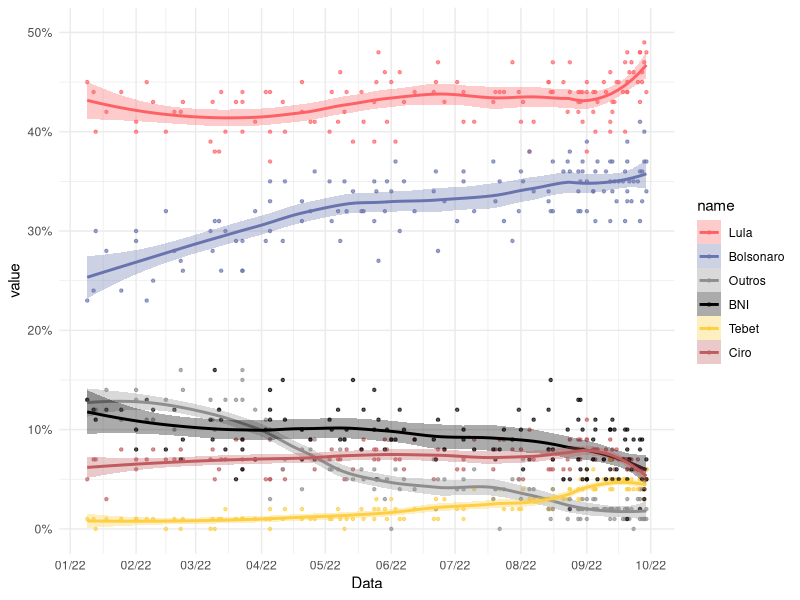
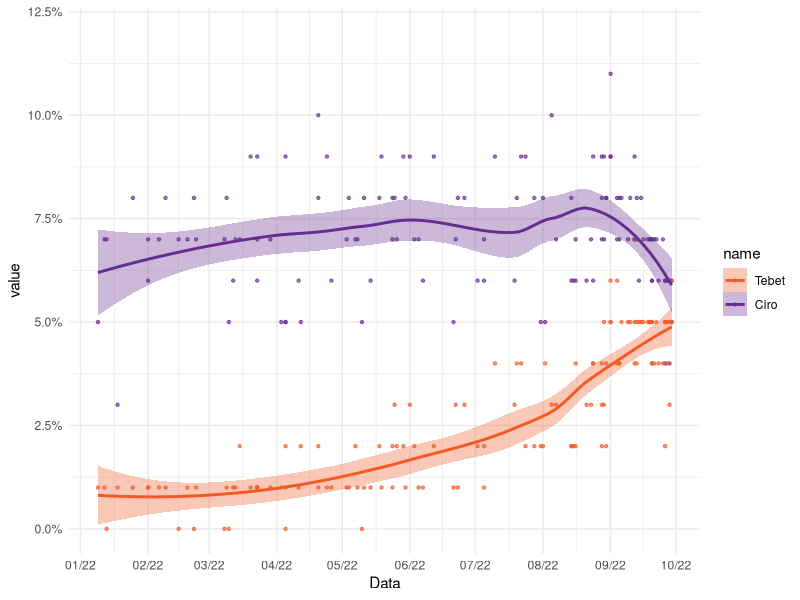
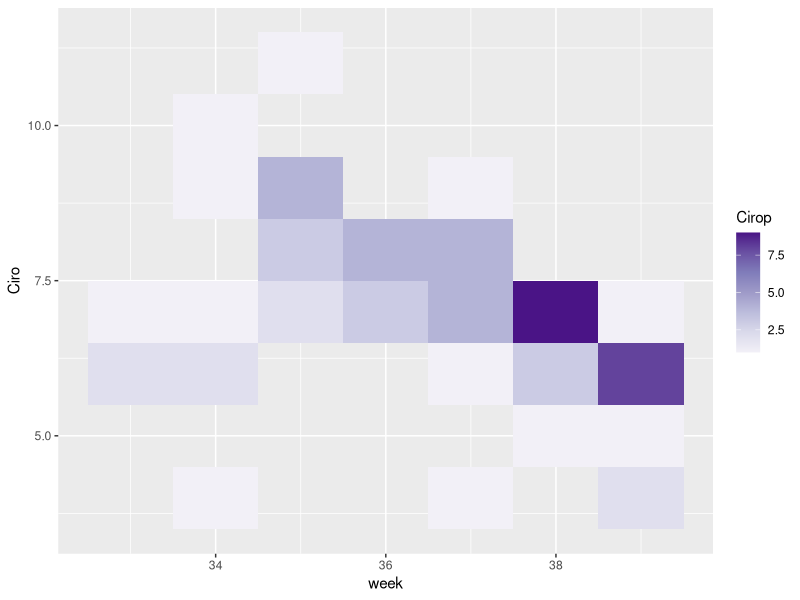
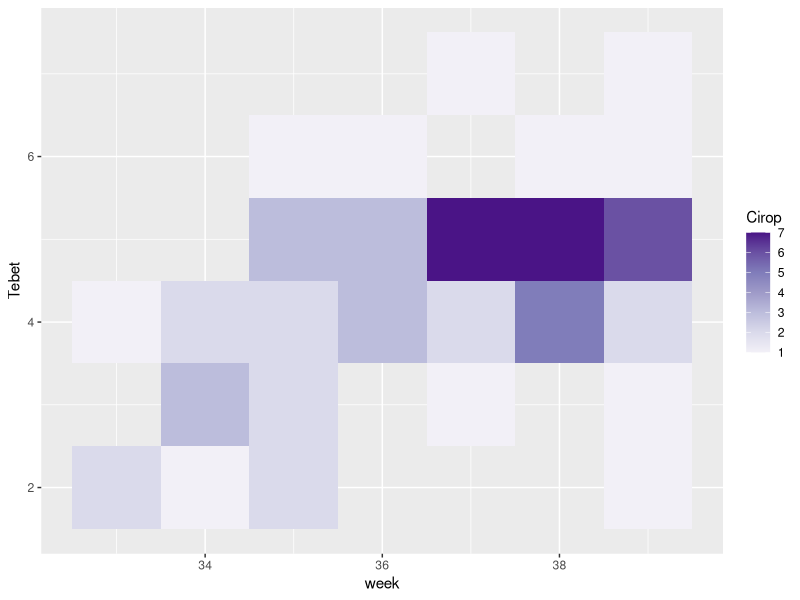
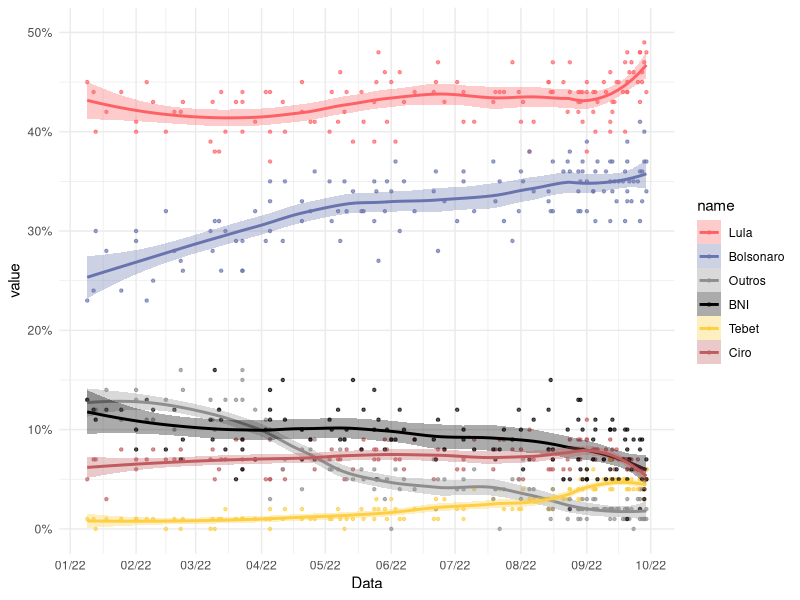

Here is the R script that generated these plots, in order:

# Configurar --------------------------------------------------------------

#-- bibliotecas
library(readxl)
library(tidyverse)
library(lubridate)

#-- lista de pesquisas
pesq <- read_csv("pesquisas_1t.csv") %>% 
  select(-`Data divulgação`)
exp = T

# Grafico -----------------------------------------------------------------

#-- argumento que controla o quão suave é a linah
span=.50

#-- gerar estimativas
results <- pesq %>%
  drop_na() %>% 
  mutate(Data = as.Date(Data)) %>% 
  pivot_longer(cols=c(Lula:BNI)) %>% 
  mutate(value = value/100) %>% 
  # retirar institutos de pesquisa
  filter(!(Instituto%in%c("Sigma", "Brasmarket",
                          "Futura", "Verita"))) %>% 
  mutate(Data=as.numeric(Data)) %>% 
  nest(-name) %>%
  mutate(
    # loess calculation 
    m = purrr::map(data, loess,
                   formula = value ~ Data, span = span),
    # valores previstos
    fitted = purrr::map(m, `[[`, "fitted")) %>% 
  select(-m) %>%
  unnest()



# Cores dos candidatos
col=c( "#fd6166", "#6973ad",
       "#8E8E8E","#000000","#FECE43", "#c05b5e")

results %>% 
  mutate(Data = as.Date(Data, origin="1970/1/1"),
         name = fct_relevel(name, "Lula", "Bolsonaro",
                "Outros", "BNI", "Tebet", "Ciro")) %>% 
  ggplot(aes(x = Data, y = value, group = name, color = name)) +
  geom_point(alpha=.66, size=.85) +
  #-- line e smooth geram a mesma linha aqui
  #-- smooth até gerar o s.e. automaticamente
  #geom_line(aes(y = fitted), size=1) +
  geom_smooth(se=T, alpha=.33, span=span, aes(fill=name)) +
  scale_fill_manual(
    values=col) +
  scale_color_manual(values=col) +
  scale_y_continuous(limits=c(0,.5), labels=scales::percent) +
  scale_x_date(date_breaks = "1 month", date_labels = "%m/%y") +
  theme_minimal()

if(exp) {
ggsave(paste0("./img/", 
              str_replace_all(Sys.time(), ":", "_"), "_NL.svg"), 
       width=400*10, height=167*10, unit="px")
}

#-- resultados gerais
results %>% 
  filter(Data==max(Data)) %>% 
  mutate(Data = as.Date(Data, origin="1970/1/1"))  %>% 
  mutate(name = fct_relevel(name, "Lula", "Bolsonaro",
         "Ciro", "BNI", "Outros")) %>%
  group_by(name) %>% 
  summarise(mean=mean(fitted)) %>% 
  filter(name!="BNI") %>% 
  mutate(mean = mean/sum(mean)) %>% 
  mutate(mean=paste0(round(mean*100,1), "%")) 

span=.60
results %>% 
  mutate(Data = as.Date(Data, origin="1970/1/1"),
         name = fct_relevel(name, "Lula", "Bolsonaro",
                            "Outros", "BNI", "Tebet", "Ciro")) %>% 
  filter(name%in%c("Ciro", "Tebet")) %>% 
  ggplot(aes(x = Data, y = value, group = name, color = name)) +
  geom_point(alpha=.66, size=.85) +
  geom_smooth(se=T, alpha=.33, span=span, aes(fill=name)) +
  scale_fill_manual(
    values=c("#f15a24", "#662d91")) +
  scale_color_manual(values=c("#f15a24", "#662d91")) +
  scale_y_continuous(limits=c(0,.12), labels=scales::percent) +
  scale_x_date(date_breaks = "1 month", date_labels = "%m/%y") +
  theme_minimal()

pesq %>% 
  mutate(week = week(Data)) %>% 
  filter(Data>=dmy("15-08-2022")) %>% 
  group_by(week, Ciro) %>% 
  #summarise(Ciro = mean(Ciro, na.rm=T)) %>% 
  summarise(Cirop = n()) %>% 
  ggplot(aes(x=week, y=Ciro, fill=Cirop)) +
  geom_tile() +
  scale_fill_distiller(palette="Purples", direction=1)


pesq %>% 
  mutate(week = week(Data)) %>% 
  filter(Data>=dmy("15-08-2022")) %>% 
  group_by(week, Tebet) %>% 
  #summarise(Ciro = mean(Ciro, na.rm=T)) %>% 
  summarise(Cirop = n()) %>% 
  ggplot(aes(x=week, y=Tebet, fill=Cirop)) +
  geom_tile() +
  scale_fill_distiller(palette="Purples", direction=1)
